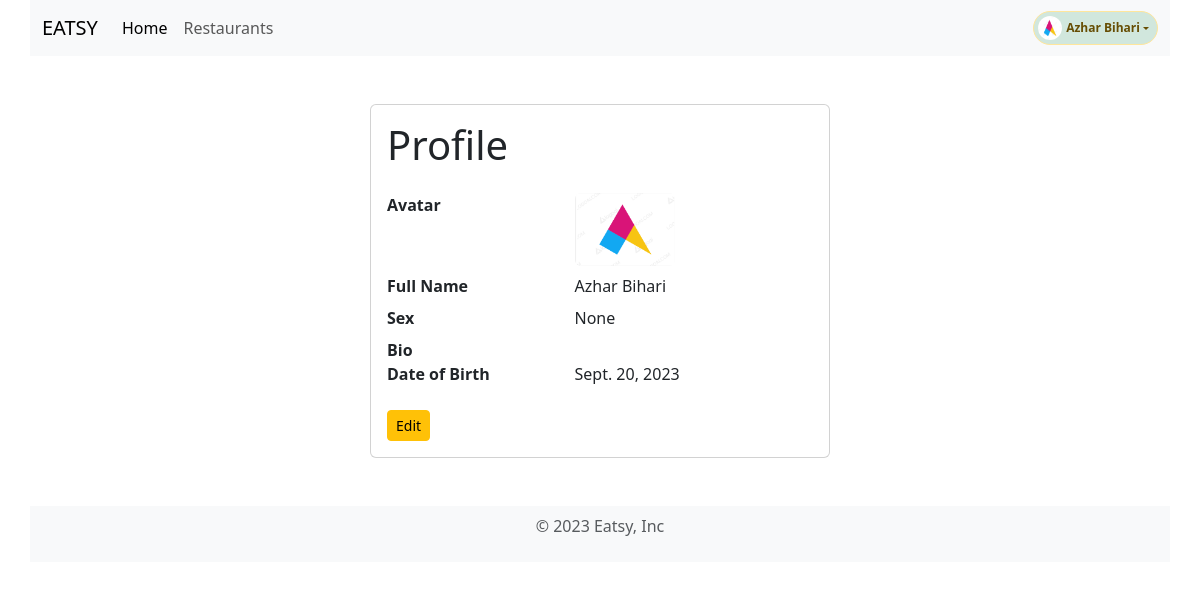
The page /accounts/profile/ (signed in) on the database its author committed.
### accounts/models.py (models this page shows)
class Account(AbstractUser):
    bio = models.TextField(blank=True, null=True)
    avatar = models.ImageField(
        upload_to='avatars/',
        blank=True,
        null=True,
        default='avatars/default_avatar.png'
    )
    SEX_CHOICES = (
        ('M', 'Male'),
        ('F', 'Female'),
        ('O', 'Other'),
    )
    date_of_birth = models.DateField(null=True, blank=True)
    sex = models.CharField(
        max_length=1, choices=SEX_CHOICES, blank=True, null=True)

### accounts/views.py (the view)
# urls.py: path('profile/', ProfileView.as_view(), name='profile'),
class ProfileView(LoginRequiredMixin, TemplateView):
    template_name = "accounts/profile.html"
    def get_context_data(self, **kwargs):
        context = super().get_context_data(**kwargs)
        context['user'] = self.request.user
        return context

### accounts/templates/accounts/profile.html
{% extends "no_sidebar_base.html" %}
{% block content %}
<div class="card mx-auto" style="width: 460px;">
    <div class="card-body">
        <h1 class="display-6 mb-4">Profile</h1>
        <dl class="row">
            <dt class="col-sm-5">Avatar</dt>
            <dd class="col-sm-7"><img src="{{ user.avatar.url }}" alt="" width="100" class="img-fluid rounded">
            </dd>
            <dt class="col-sm-5">Full Name</dt>
            <dd class="col-sm-7">{{ user.get_full_name }}</dd>
            <dt class="col-sm-5">Sex</dt>
            <dd class="col-sm-7">{{ user.get_sex_display }}</dd>
            <dt class="col-sm-5">Bio</dt>
            <dd class="col-sm-7">{{ user.bio }}</dd>
            <dt class="col-sm-5">Date of Birth</dt>
            <dd class="col-sm-7">{{ user.date_of_birth }}</dd>
        </dl>
        <a class="btn btn-sm btn-warning" href="{% url 'profile-edit' %}">Edit</a>
    </div>
</div>
{% endblock %}

### templates/components/header.html (shortened to what this page needs)
<header>
    <nav class="container navbar navbar-expand-lg bg-body-tertiary">
        <div class="container">
            <a class="navbar-brand ms-2 ms-sm-0" aria-current="page" to="/">EATSY</a>
            <div class="offcanvas offcanvas-start" tabindex="-1" id="navbarOffcanvasLg"
                aria-labelledby="navbarOffcanvasLgLabel">
                <div class="offcanvas-body">
                    <ul class="navbar-nav justify-content-start flex-grow-1 pe-3">
                        <li class="nav-item">
                            <a class="nav-link active" aria-current="page" href="{% url 'home' %}">Home</a>
                        </li>
                        <li class="nav-item">
                            <a class="nav-link" href="{% url 'restaurant-list' %}">Restaurants</a>
                        </li>
                    </ul>
                </div>
            </div>
            {% if user.is_authenticated %}
            <div class="dropdown ms-auto">
                <a href="#" data-bs-toggle="dropdown" aria-expanded="false"
                    class="text-decoration-none dropdown-toggle badge d-flex align-items-center p-1 pe-2 text-warning-emphasis bg-success-subtle border border-warning-subtle rounded-pill">
                    <img src="{{ user.avatar.url }}" alt="" width="24" height="24" class="rounded-circle me-1">
                    {{ user.get_full_name|default:user.username }}
                </a>
            </div>
            {% else %}
            <div class="ms-auto">
                <a class="btn btn-primary btn-sm me-1" href="{% url 'login' %}">Login</a>
                <a class="btn btn-outline-secondary btn-sm" href="{% url 'register' %}">Register
                </a>
            </div>
            {% endif %}
        </div>
    </nav>
</header>

### rows shown on the page
Account: avatar (picture), get_full_name "Azhar Bihari", sex "None", date_of_birth "Sept. 20, 2023"
